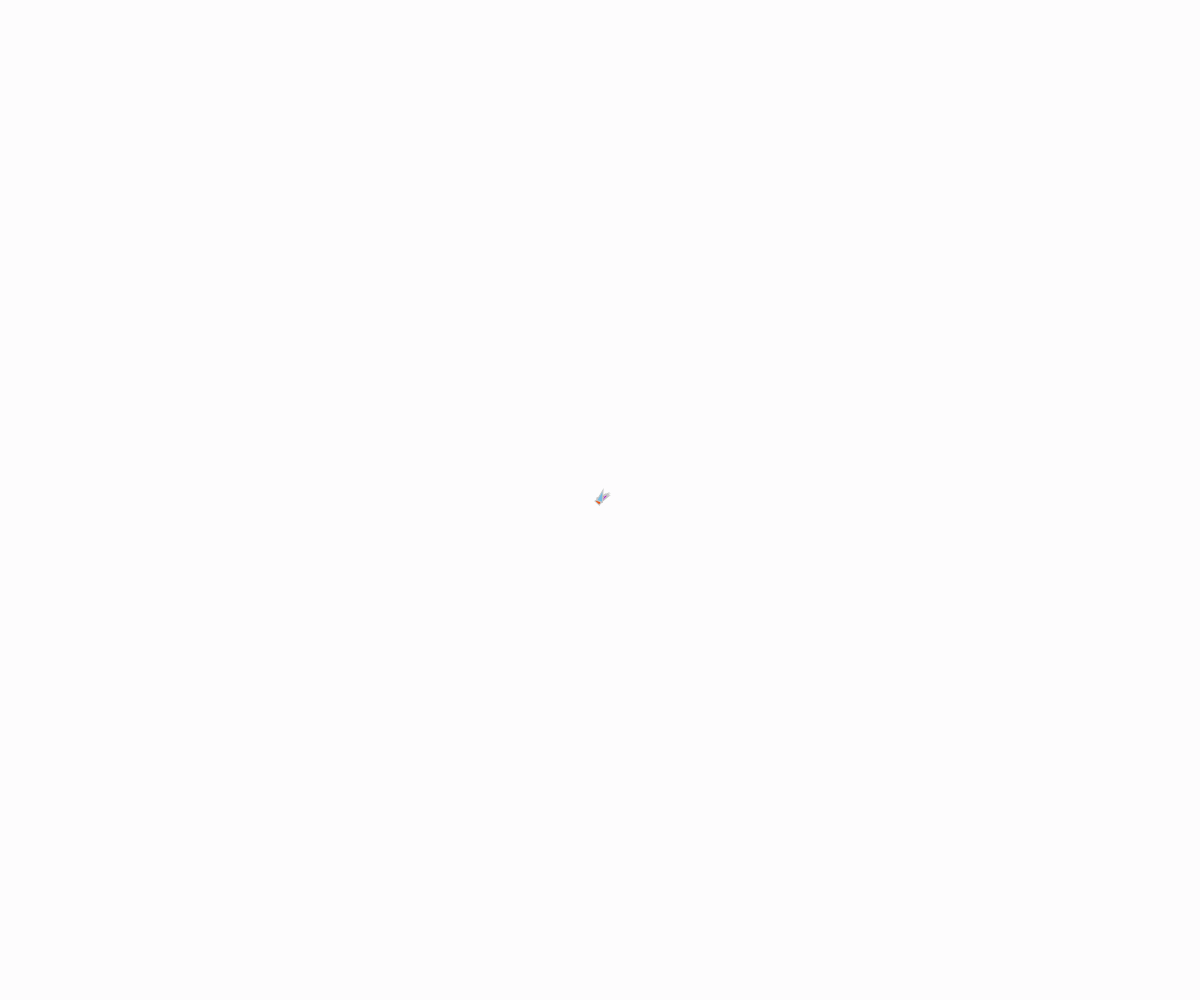
Frame 1 (no input)
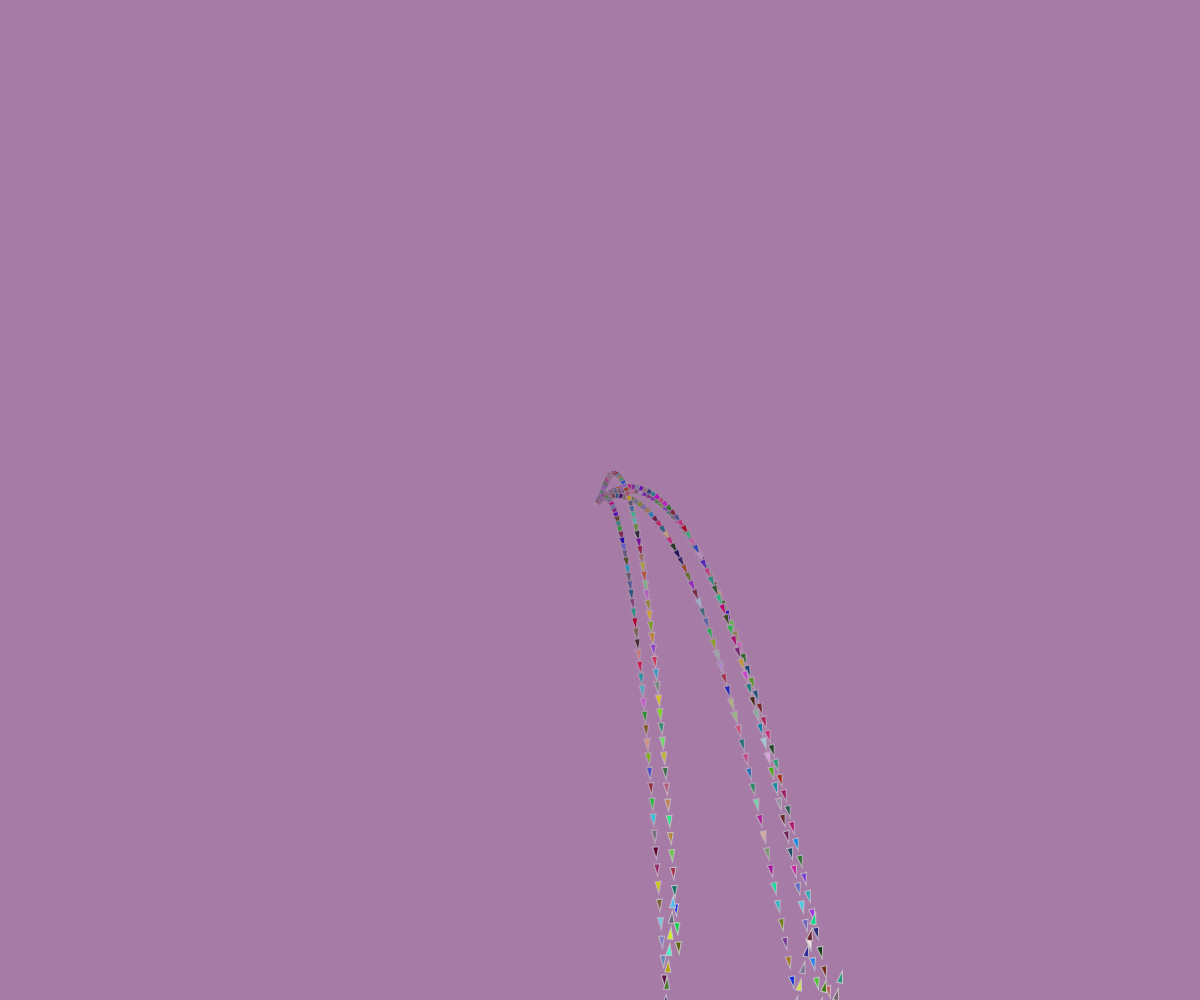
Frame 60 (no input)
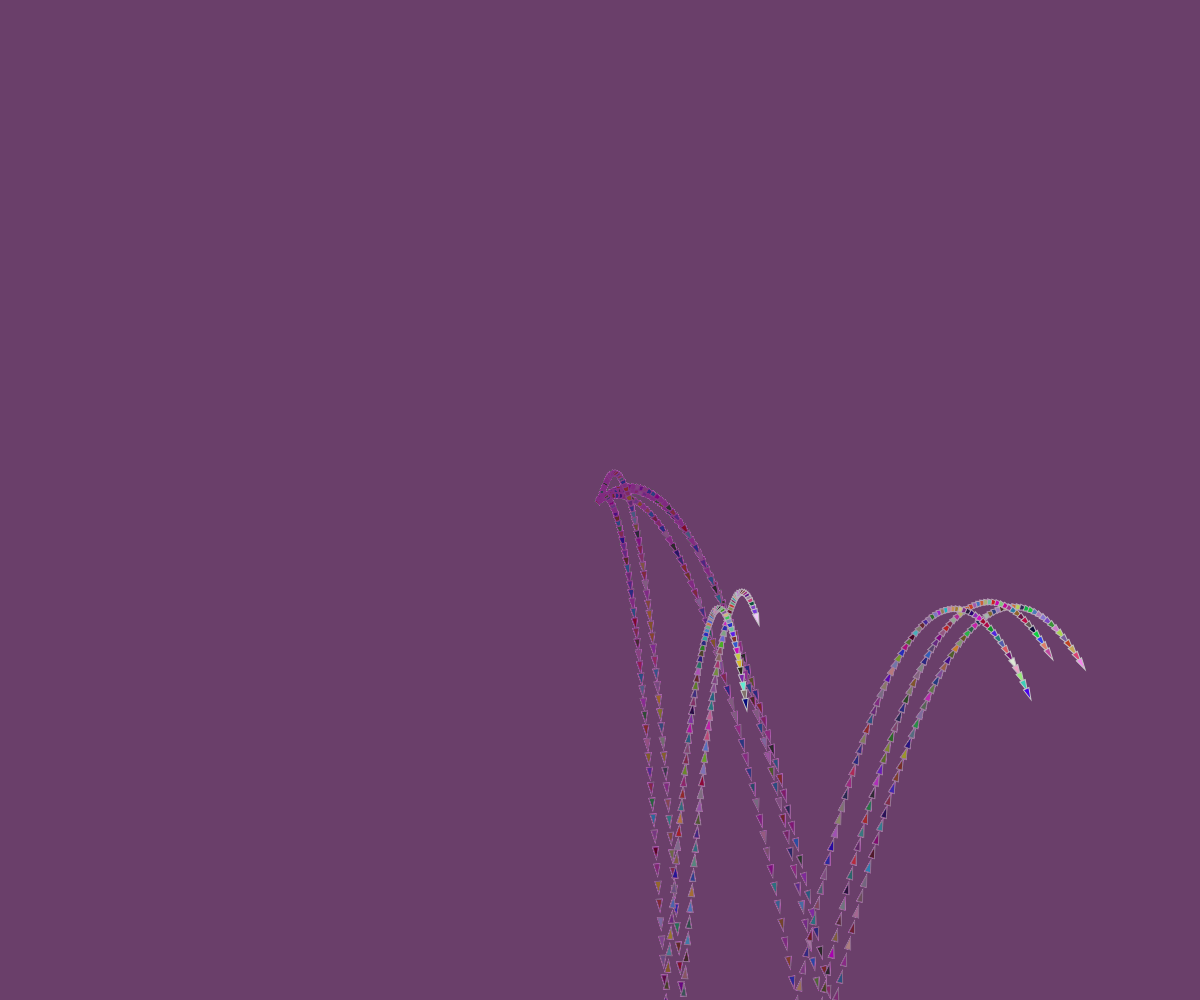
Frame 120 (the mouse pressed at the canvas centre since frame 60)

The p5.js sketch that drew these frames (run headless with seeded random() and noise() and a simulated clock; from frame 60 on, the mouse is pressed at the canvas centre):

// p5.js sketch
// ── sketch.js

var flock;

var initX;
var initY;

function setup() {
  createCanvas(window.innerWidth,window.innerHeight);
//  createP("Welcome to my dumb website!");
  
  flock = new Flock();
  // Add an initial set of boids into the system
  for (var i = 0; i < 5; i++) {
    var b = new Boid(width/2,height/2,random(5),-1*random(10));
    flock.addBoid(b);
  }
}

function draw() {
  background(100, 0, 100, 3);
  // ellipse(width*3/4, height/10, 50, 20);
  // ellipse(width/4, height/10, 50, 20);
  flock.run();
}

// Add a new boid into the System
function mouseReleased() {
  var scalar = 5;
  if (initX && initY) {
    flock.addBoid(new Boid(initX, initY, (initX-mouseX)/scalar, (initY-mouseY)/scalar ));
  }
  initX=undefined;
  initY=undefined;
}

function mousePressed() {
  initX = mouseX;
  initY = mouseY;
}

function mouseDragged() {
  line(initX, initY, mouseX, mouseY);
  stroke(126);
}

// The Nature of Code
// Daniel Shiffman
// http://natureofcode.com

// Flock object
// Does very little, simply manages the array of all the boids

function Flock() {
  // An array for all the boids
  this.boids = []; // Initialize the array
}

Flock.prototype.run = function() {
  for (var i = 0; i < this.boids.length; i++) {
    this.boids[i].run(this.boids);  // Passing the entire list of boids to each boid individually
  }
}

Flock.prototype.addBoid = function(b) {
  this.boids.push(b);
}

// The Nature of Code
// Daniel Shiffman
// http://natureofcode.com

// Boid class

function Boid(x, y, vx, vy) {
  this.acceleration = createVector(0,0);
  this.velocity = createVector(vx, vy);
  this.position = createVector(x,y);
  this.r = 3;
  this.maxspeed = 30;    // Maximum speed
}

function LinkButton(x1, y1, x2, y2, label, target_url) {
  this.position = createVector(x1 ,y1);
  this.edge = createVector(x2, y2);
  this.text = label;
  this.url = target_url;

} 	

Boid.prototype.run = function(boids) {
  this.flock(boids);
  this.update();
  this.borders();
  this.render();
}

Boid.prototype.applyForce = function(force) {
  // We could add mass here if we want A = F / M
  this.acceleration.add(force);
}

// We accumulate a new acceleration each time based on gravity

Boid.prototype.flock = function(boids) {
  var grav = this.gravity(boids);
  this.applyForce(grav);
}

// Method to update location
Boid.prototype.update = function() {
  // Update velocity
  this.velocity.add(this.acceleration);
  // Limit speed
  this.velocity.limit(this.maxspeed);
  this.position.add(this.velocity);
  // Reset accelertion to 0 each cycle
  this.acceleration.mult(0);
}


Boid.prototype.render = function() {
  // Draw a triangle rotated in the direction of velocity
  var theta = this.velocity.heading() + radians(90);
  fill(random(255), random(255), random(255));
  stroke(200);
  push();
  translate(this.position.x,this.position.y);
  rotate(theta);
  beginShape();
  vertex(0, -this.r*2);
  vertex(-this.r, this.r*2);
  vertex(this.r, this.r*2);
  endShape(CLOSE);
  pop();
}

// Wraparound
Boid.prototype.borders = function() {
  if (this.position.x < -this.r)  this.velocity.x = -this.velocity.x;
  if (this.position.y < -this.r)  this.velocity.y = -this.velocity.y;
  if (this.position.x > width -this.r) this.velocity.x = -this.velocity.x;
  if (this.position.y > height) this.velocity.y = -.9*this.velocity.y;
}

Boid.prototype.gravity = function(boids) {
  var accel = .4;
  return createVector(0, accel);
}
